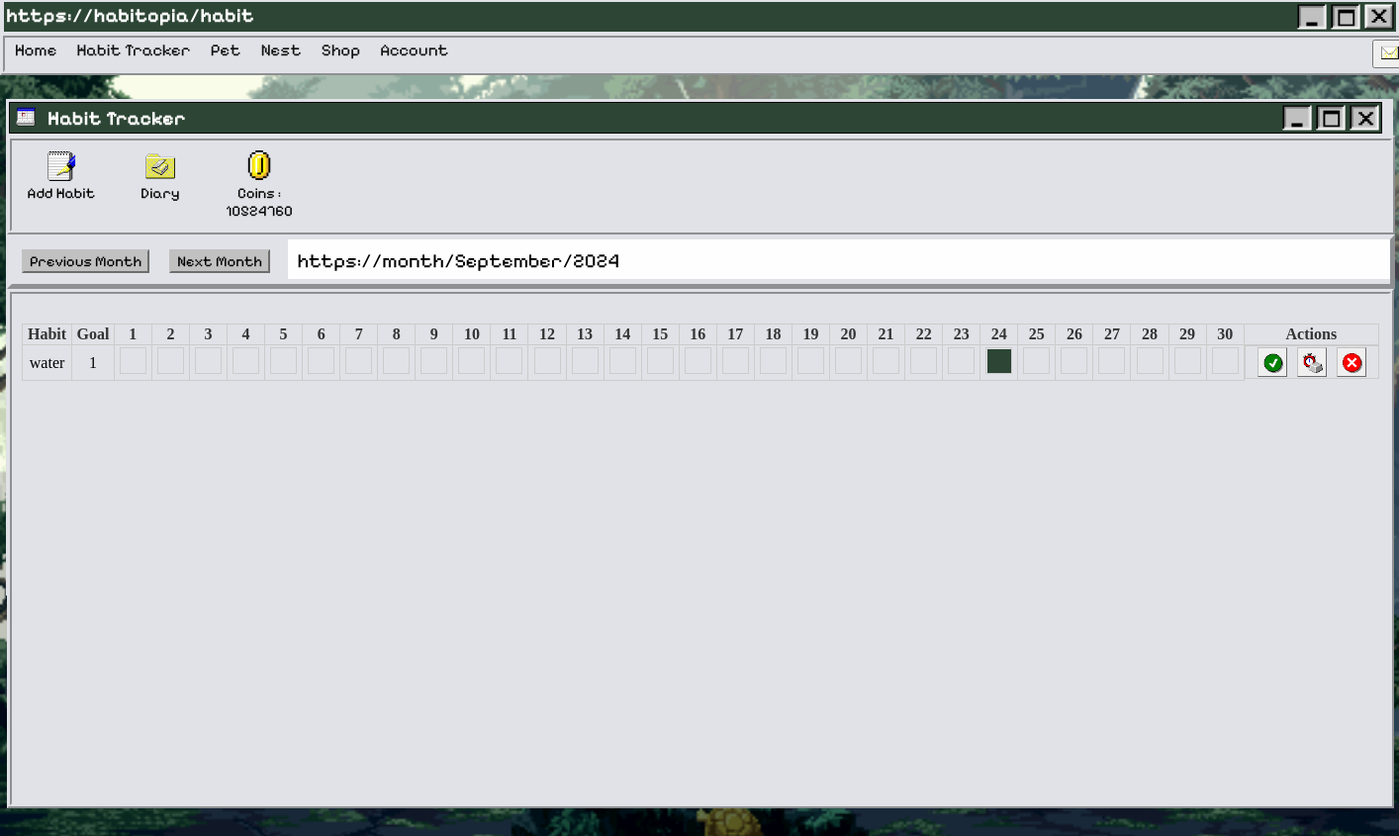
The app's page /habit (signed in), older data.
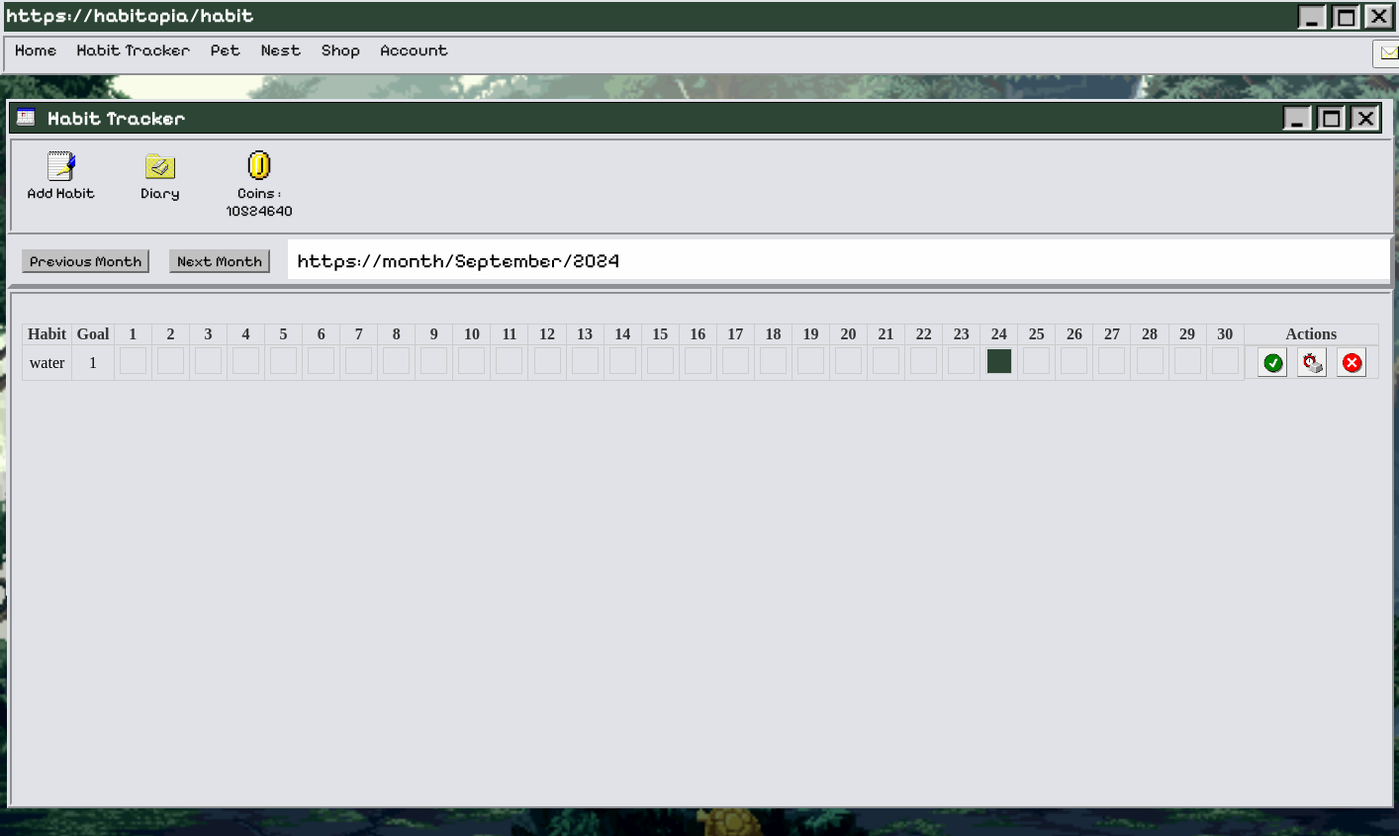
The same page, newer data.
### home.py (models this page shows)
class UserItems(db.Model):
    user_id = db.Column(db.Integer, db.ForeignKey('user.id'), primary_key=True, nullable=False)
    coins = db.Column(db.Integer, nullable=False, default=60)
    petFood = db.Column(db.Integer, nullable=False, default=3)
    bait = db.Column(db.Integer, nullable=False, default=1)

### home.py (the view)
@app.route("/habit")
@login_required
def habit():
    user_items = UserItems.query.filter_by(user_id=current_user.id).first()
    habits = Habit.query.filter_by(user_id=current_user.id).all()
    selected_month = request.args.get('month', datetime.now().strftime('%Y-%m'))
    month_start = datetime.strptime(selected_month, '%Y-%m').date()
    month_end = (month_start + relativedelta(months=1)) - timedelta(days=1)
    habit_logs = HabitLog.query.filter(HabitLog.habit_id.in_([habit.id for habit in habits]),
                                       HabitLog.date.between(month_start, month_end)).all()
    habit_logs_dict = {(log.habit_id, log.date.strftime('%Y-%m-%d')): log for log in habit_logs}
    diary_entries = DiaryEntry.query.filter_by(user_id=current_user.id).all()
    notifications = Notification.query.filter_by(user_id=current_user.id).all()
    return render_template('habit.html', habits=habits, selected_month=selected_month, month_start=month_start,
                            month_end=month_end, habit_logs=habit_logs_dict, datetime=datetime, timedelta=timedelta,
                            relativedelta=relativedelta, diary_entries=diary_entries, notifications=notifications, user_items=user_items)

### home.py (called while the page is built)
@login_manager.user_loader
def load_user(user_id):
    return User.query.get(int(user_id))

### templates/habit.html (shortened to what the changed rows need)
{% extends "base.html" %}
{% block css %} <link rel="stylesheet" href="/static/styles/HabitStyles.css" > {% endblock %}
{% block content %}
<div id="wrap">
    <div class="nav2">
        <ul>
            <li class="iconbutton"><img src="/static/styles/assets/coin.png" class="icon2"><p class="icontext">Coins : {{ user_items.coins }}</p></li>
        </ul>
    </div>
    {% if habits %}
        <div class="wrap2">
            <div class="habit-calendar">
                <div>
                    <table>
                        <tr>
                            <th>Habit</th>
                            <th>Goal</th>
                                {% for day in range(1, (month_start + relativedelta(months=1) - timedelta(days=1)).day + 1) %}
                                    <th>{{ day }}</th>
                                {% endfor %}
                            <th>Actions</th>
                        </tr>
                    </table>
            </div>
        </div>
    {% else %}
        <div class="wrap2">
            <p>No habits! Click [Add Habit] to add a habit!</p>
        </div>
    {% endif %}
</div>
{% endblock %}

Row changes from the older to the newer data that the page shows:
changed UserItems: coins "10524760" → "10524640"
